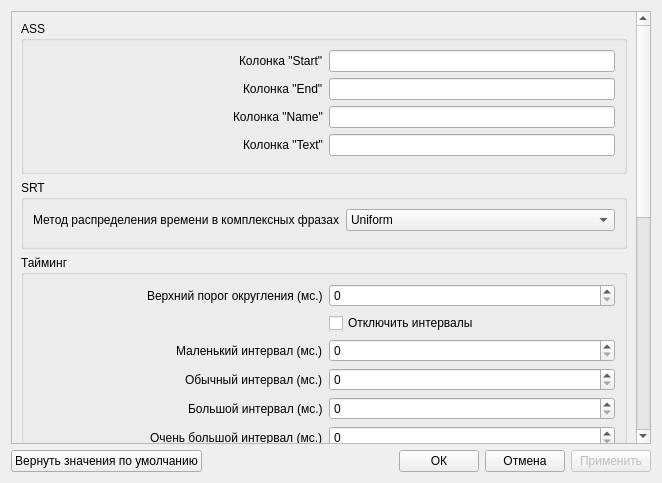
<?xml version="1.0" encoding="UTF-8"?>
<ui version="4.0">
 <class>Settings</class>
 <widget class="QDialog" name="Settings">
  <property name="geometry">
   <rect>
    <x>0</x>
    <y>0</y>
    <width>662</width>
    <height>483</height>
   </rect>
  </property>
  <property name="windowTitle">
   <string>Настройки</string>
  </property>
  <layout class="QVBoxLayout" name="verticalLayout">
   <item>
    <widget class="QScrollArea" name="scrollArea">
     <property name="widgetResizable">
      <bool>true</bool>
     </property>
     <widget class="QWidget" name="scrollAreaWidgetContents">
      <property name="geometry">
       <rect>
        <x>0</x>
        <y>0</y>
        <width>625</width>
        <height>824</height>
       </rect>
      </property>
      <layout class="QVBoxLayout" name="verticalLayout_2">
       <item>
        <widget class="QGroupBox" name="groupBox_ASS">
         <property name="title">
          <string>ASS</string>
         </property>
         <layout class="QFormLayout" name="formLayout">
          <property name="labelAlignment">
           <set>Qt::AlignRight|Qt::AlignTrailing|Qt::AlignVCenter</set>
          </property>
          <item row="0" column="0">
           <widget class="QLabel" name="label_ColumnStart">
            <property name="text">
             <string>Колонка &quot;Start&quot;</string>
            </property>
            <property name="alignment">
             <set>Qt::AlignLeading|Qt::AlignLeft|Qt::AlignVCenter</set>
            </property>
           </widget>
          </item>
          <item row="0" column="1">
           <widget class="QLineEdit" name="lineEdit_ColumnStart">
            <property name="sizePolicy">
             <sizepolicy hsizetype="Expanding" vsizetype="Fixed">
              <horstretch>0</horstretch>
              <verstretch>0</verstretch>
             </sizepolicy>
            </property>
           </widget>
          </item>
          <item row="1" column="0">
           <widget class="QLabel" name="label_ColumnEnd">
            <property name="text">
             <string>Колонка &quot;End&quot;</string>
            </property>
            <property name="alignment">
             <set>Qt::AlignLeading|Qt::AlignLeft|Qt::AlignVCenter</set>
            </property>
           </widget>
          </item>
          <item row="1" column="1">
           <widget class="QLineEdit" name="lineEdit_ColumnEnd">
            <property name="sizePolicy">
             <sizepolicy hsizetype="Expanding" vsizetype="Fixed">
              <horstretch>0</horstretch>
              <verstretch>0</verstretch>
             </sizepolicy>
            </property>
           </widget>
          </item>
          <item row="2" column="0">
           <widget class="QLabel" name="label_ColumnName">
            <property name="text">
             <string>Колонка &quot;Name&quot;</string>
            </property>
            <property name="alignment">
             <set>Qt::AlignLeading|Qt::AlignLeft|Qt::AlignVCenter</set>
            </property>
           </widget>
          </item>
          <item row="2" column="1">
           <widget class="QLineEdit" name="lineEdit_ColumnName">
            <property name="sizePolicy">
             <sizepolicy hsizetype="Expanding" vsizetype="Fixed">
              <horstretch>0</horstretch>
              <verstretch>0</verstretch>
             </sizepolicy>
            </property>
           </widget>
          </item>
          <item row="3" column="1">
           <widget class="QLineEdit" name="lineEdit_ColumnText">
            <property name="sizePolicy">
             <sizepolicy hsizetype="Expanding" vsizetype="Fixed">
              <horstretch>0</horstretch>
              <verstretch>0</verstretch>
             </sizepolicy>
            </property>
           </widget>
          </item>
          <item row="3" column="0">
           <widget class="QLabel" name="label_ColumnText">
            <property name="text">
             <string>Колонка &quot;Text&quot;</string>
            </property>
            <property name="alignment">
             <set>Qt::AlignLeading|Qt::AlignLeft|Qt::AlignVCenter</set>
            </property>
           </widget>
          </item>
          <item row="4" column="0">
           <spacer name="horizontalSpacer">
            <property name="orientation">
             <enum>Qt::Horizontal</enum>
            </property>
            <property name="sizeType">
             <enum>QSizePolicy::Fixed</enum>
            </property>
            <property name="sizeHint" stdset="0">
             <size>
              <width>290</width>
              <height>0</height>
             </size>
            </property>
           </spacer>
          </item>
         </layout>
        </widget>
       </item>
       <item>
        <widget class="QGroupBox" name="groupBox_SRT">
         <property name="title">
          <string>SRT</string>
         </property>
         <layout class="QFormLayout" name="formLayout_2">
          <property name="labelAlignment">
           <set>Qt::AlignRight|Qt::AlignTrailing|Qt::AlignVCenter</set>
          </property>
          <item row="0" column="0">
           <widget class="QLabel" name="label_Distribution">
            <property name="text">
             <string>Метод распределения времени в комплексных фразах</string>
            </property>
            <property name="alignment">
             <set>Qt::AlignLeading|Qt::AlignLeft|Qt::AlignVCenter</set>
            </property>
           </widget>
          </item>
          <item row="0" column="1">
           <widget class="QComboBox" name="comboBox_Distribution">
            <property name="sizePolicy">
             <sizepolicy hsizetype="Expanding" vsizetype="Fixed">
              <horstretch>0</horstretch>
              <verstretch>0</verstretch>
             </sizepolicy>
            </property>
            <item>
             <property name="text">
              <string>Uniform</string>
             </property>
            </item>
            <item>
             <property name="text">
              <string>Fair</string>
             </property>
            </item>
           </widget>
          </item>
          <item row="1" column="0">
           <spacer name="horizontalSpacer_2">
            <property name="orientation">
             <enum>Qt::Horizontal</enum>
            </property>
            <property name="sizeType">
             <enum>QSizePolicy::Fixed</enum>
            </property>
            <property name="sizeHint" stdset="0">
             <size>
              <width>290</width>
              <height>0</height>
             </size>
            </property>
           </spacer>
          </item>
         </layout>
        </widget>
       </item>
       <item>
        <widget class="QGroupBox" name="groupBox_Timing">
         <property name="title">
          <string>Тайминг</string>
         </property>
         <property name="flat">
          <bool>false</bool>
         </property>
         <property name="checkable">
          <bool>false</bool>
         </property>
         <layout class="QFormLayout" name="formLayout_3">
          <property name="labelAlignment">
           <set>Qt::AlignRight|Qt::AlignTrailing|Qt::AlignVCenter</set>
          </property>
          <item row="0" column="0">
           <widget class="QLabel" name="label_RoundValue">
            <property name="text">
             <string>Верхний порог округления (мс.)</string>
            </property>
            <property name="alignment">
             <set>Qt::AlignLeading|Qt::AlignLeft|Qt::AlignVCenter</set>
            </property>
           </widget>
          </item>
          <item row="0" column="1">
           <widget class="QSpinBox" name="spinBox_RoundValue">
            <property name="maximum">
             <number>600000</number>
            </property>
           </widget>
          </item>
          <item row="1" column="0">
           <spacer name="horizontalSpacer_DisableIntervals">
            <property name="orientation">
             <enum>Qt::Horizontal</enum>
            </property>
            <property name="sizeType">
             <enum>QSizePolicy::Fixed</enum>
            </property>
            <property name="sizeHint" stdset="0">
             <size>
              <width>290</width>
              <height>20</height>
             </size>
            </property>
           </spacer>
          </item>
          <item row="1" column="1">
           <widget class="QCheckBox" name="checkBox_DisableIntervals">
            <property name="sizePolicy">
             <sizepolicy hsizetype="Minimum" vsizetype="Fixed">
              <horstretch>0</horstretch>
              <verstretch>0</verstretch>
             </sizepolicy>
            </property>
            <property name="text">
             <string>Отключить интервалы</string>
            </property>
           </widget>
          </item>
          <item row="2" column="0">
           <widget class="QLabel" name="label_SmallInterval">
            <property name="text">
             <string>Маленький интервал (мс.)</string>
            </property>
            <property name="alignment">
             <set>Qt::AlignLeading|Qt::AlignLeft|Qt::AlignVCenter</set>
            </property>
           </widget>
          </item>
          <item row="2" column="1">
           <widget class="QSpinBox" name="spinBox_SmallInterval">
            <property name="maximum">
             <number>600000</number>
            </property>
           </widget>
          </item>
          <item row="3" column="0">
           <widget class="QLabel" name="label_NormalInterval">
            <property name="text">
             <string>Обычный интервал (мс.)</string>
            </property>
            <property name="alignment">
             <set>Qt::AlignLeading|Qt::AlignLeft|Qt::AlignVCenter</set>
            </property>
           </widget>
          </item>
          <item row="4" column="0">
           <widget class="QLabel" name="label_BigInterval">
            <property name="text">
             <string>Большой интервал (мс.)</string>
            </property>
            <property name="alignment">
             <set>Qt::AlignLeading|Qt::AlignLeft|Qt::AlignVCenter</set>
            </property>
           </widget>
          </item>
          <item row="5" column="0">
           <widget class="QLabel" name="label_VeryBigInterval">
            <property name="text">
             <string>Очень большой интервал (мс.)</string>
            </property>
            <property name="alignment">
             <set>Qt::AlignLeading|Qt::AlignLeft|Qt::AlignVCenter</set>
            </property>
           </widget>
          </item>
          <item row="6" column="0">
           <widget class="QLabel" name="label_VeryVeryBigInterval">
            <property name="text">
             <string>Слишком большой интервал (мс.)</string>
            </property>
            <property name="alignment">
             <set>Qt::AlignLeading|Qt::AlignLeft|Qt::AlignVCenter</set>
            </property>
           </widget>
          </item>
          <item row="3" column="1">
           <widget class="QSpinBox" name="spinBox_NormalInterval">
            <property name="maximum">
             <number>600000</number>
            </property>
           </widget>
          </item>
          <item row="4" column="1">
           <widget class="QSpinBox" name="spinBox_BigInterval">
            <property name="maximum">
             <number>600000</number>
            </property>
           </widget>
          </item>
          <item row="5" column="1">
           <widget class="QSpinBox" name="spinBox_VeryBigInterval">
            <property name="maximum">
             <number>600000</number>
            </property>
           </widget>
          </item>
          <item row="6" column="1">
           <widget class="QSpinBox" name="spinBox_VeryVeryBigInterval">
            <property name="maximum">
             <number>600000</number>
            </property>
           </widget>
          </item>
         </layout>
        </widget>
       </item>
       <item>
        <widget class="QGroupBox" name="groupBox_DocumentStyle">
         <property name="title">
          <string>Стиль документа</string>
         </property>
         <layout class="QVBoxLayout" name="verticalLayout_3">
          <property name="spacing">
           <number>0</number>
          </property>
          <item>
           <widget class="QStackedWidget" name="stackedWidget">
            <property name="currentIndex">
             <number>2</number>
            </property>
            <widget class="QWidget" name="page">
             <layout class="QHBoxLayout" name="horizontalLayout_2">
              <item>
               <widget class="QGroupBox" name="groupBox">
                <property name="title">
                 <string>1. Главное</string>
                </property>
                <layout class="QFormLayout" name="formLayout_5">
                 <property name="labelAlignment">
                  <set>Qt::AlignRight|Qt::AlignTrailing|Qt::AlignVCenter</set>
                 </property>
                 <item row="0" column="0">
                  <widget class="QLabel" name="label_StyleFont">
                   <property name="text">
                    <string>Гарнитура</string>
                   </property>
                   <property name="alignment">
                    <set>Qt::AlignLeading|Qt::AlignLeft|Qt::AlignVCenter</set>
                   </property>
                  </widget>
                 </item>
                 <item row="0" column="1">
                  <widget class="QLineEdit" name="lineEdit_StyleFont"/>
                 </item>
                 <item row="1" column="0">
                  <widget class="QLabel" name="label_StyleSize">
                   <property name="text">
                    <string>Кегль</string>
                   </property>
                   <property name="alignment">
                    <set>Qt::AlignLeading|Qt::AlignLeft|Qt::AlignVCenter</set>
                   </property>
                  </widget>
                 </item>
                 <item row="1" column="1">
                  <widget class="QDoubleSpinBox" name="doubleSpinBox_StyleSize">
                   <property name="sizePolicy">
                    <sizepolicy hsizetype="Expanding" vsizetype="Fixed">
                     <horstretch>0</horstretch>
                     <verstretch>0</verstretch>
                    </sizepolicy>
                   </property>
                  </widget>
                 </item>
                 <item row="2" column="1">
                  <widget class="ColoredPushButton" name="coloredPushButton_StyleColor">
                   <property name="text">
                    <string/>
                   </property>
                  </widget>
                 </item>
                 <item row="3" column="0">
                  <widget class="QLabel" name="label_StyleColorBack">
                   <property name="text">
                    <string>Цвет подсветки</string>
                   </property>
                  </widget>
                 </item>
                 <item row="4" column="1">
                  <widget class="QCheckBox" name="checkBox_StyleBold">
                   <property name="text">
                    <string>Жирный</string>
                   </property>
                  </widget>
                 </item>
                 <item row="5" column="1">
                  <widget class="QCheckBox" name="checkBox_StyleItalic">
                   <property name="text">
                    <string>Курсив</string>
                   </property>
                  </widget>
                 </item>
                 <item row="6" column="1">
                  <widget class="QCheckBox" name="checkBox_StyleUnderline">
                   <property name="text">
                    <string>Подчеркивание</string>
                   </property>
                  </widget>
                 </item>
                 <item row="2" column="0">
                  <widget class="QLabel" name="label_StyleColor">
                   <property name="text">
                    <string>Цвет шрифта</string>
                   </property>
                  </widget>
                 </item>
                 <item row="5" column="0">
                  <spacer name="horizontalSpacer_5">
                   <property name="orientation">
                    <enum>Qt::Horizontal</enum>
                   </property>
                   <property name="sizeHint" stdset="0">
                    <size>
                     <width>272</width>
                     <height>20</height>
                    </size>
                   </property>
                  </spacer>
                 </item>
                 <item row="3" column="1">
                  <widget class="ColorListEditor" name="comboBox_StyleColorBack"/>
                 </item>
                </layout>
               </widget>
              </item>
             </layout>
            </widget>
            <widget class="QWidget" name="page_2">
             <layout class="QHBoxLayout" name="horizontalLayout_3">
              <item>
               <widget class="QGroupBox" name="groupBox_2">
                <property name="title">
                 <string>2. Нумерация</string>
                </property>
                <layout class="QFormLayout" name="formLayout_8">
                 <property name="labelAlignment">
                  <set>Qt::AlignRight|Qt::AlignTrailing|Qt::AlignVCenter</set>
                 </property>
                 <item row="0" column="0">
                  <widget class="QLabel" name="label_StyleFont_2">
                   <property name="text">
                    <string>Гарнитура</string>
                   </property>
                   <property name="alignment">
                    <set>Qt::AlignLeading|Qt::AlignLeft|Qt::AlignVCenter</set>
                   </property>
                  </widget>
                 </item>
                 <item row="0" column="1">
                  <widget class="QLineEdit" name="lineEdit_StyleFont_2"/>
                 </item>
                 <item row="1" column="0">
                  <widget class="QLabel" name="label_StyleSize_2">
                   <property name="text">
                    <string>Кегль</string>
                   </property>
                   <property name="alignment">
                    <set>Qt::AlignLeading|Qt::AlignLeft|Qt::AlignVCenter</set>
                   </property>
                  </widget>
                 </item>
                 <item row="1" column="1">
                  <widget class="QDoubleSpinBox" name="doubleSpinBox_StyleSize_2">
                   <property name="sizePolicy">
                    <sizepolicy hsizetype="Expanding" vsizetype="Fixed">
                     <horstretch>0</horstretch>
                     <verstretch>0</verstretch>
                    </sizepolicy>
                   </property>
                  </widget>
                 </item>
                 <item row="2" column="0">
                  <widget class="QLabel" name="label_StyleColor_2">
                   <property name="text">
                    <string>Цвет шрифта</string>
                   </property>
                  </widget>
                 </item>
                 <item row="2" column="1">
                  <widget class="ColoredPushButton" name="coloredPushButton_StyleColor_2">
                   <property name="text">
                    <string/>
                   </property>
                  </widget>
                 </item>
                 <item row="3" column="0">
                  <widget class="QLabel" name="label_StyleColorBack_2">
                   <property name="text">
                    <string>Цвет подсветки</string>
                   </property>
                  </widget>
                 </item>
                 <item row="4" column="1">
                  <widget class="QCheckBox" name="checkBox_StyleBold_2">
                   <property name="text">
                    <string>Жирный</string>
                   </property>
                  </widget>
                 </item>
                 <item row="5" column="0">
                  <spacer name="horizontalSpacer_8">
                   <property name="orientation">
                    <enum>Qt::Horizontal</enum>
                   </property>
                   <property name="sizeHint" stdset="0">
                    <size>
                     <width>272</width>
                     <height>20</height>
                    </size>
                   </property>
                  </spacer>
                 </item>
                 <item row="5" column="1">
                  <widget class="QCheckBox" name="checkBox_StyleItalic_2">
                   <property name="text">
                    <string>Курсив</string>
                   </property>
                  </widget>
                 </item>
                 <item row="6" column="1">
                  <widget class="QCheckBox" name="checkBox_StyleUnderline_2">
                   <property name="text">
                    <string>Подчеркивание</string>
                   </property>
                  </widget>
                 </item>
                 <item row="3" column="1">
                  <widget class="ColorListEditor" name="comboBox_StyleColorBack_2"/>
                 </item>
                </layout>
               </widget>
              </item>
             </layout>
            </widget>
            <widget class="QWidget" name="page_6">
             <layout class="QHBoxLayout" name="horizontalLayout_4">
              <item>
               <widget class="QGroupBox" name="groupBox_3">
                <property name="title">
                 <string>3. Выделенные фразы в индивидуальном документе</string>
                </property>
                <layout class="QFormLayout" name="formLayout_7">
                 <property name="labelAlignment">
                  <set>Qt::AlignRight|Qt::AlignTrailing|Qt::AlignVCenter</set>
                 </property>
                 <item row="0" column="0">
                  <widget class="QLabel" name="label_StyleFont_3">
                   <property name="text">
                    <string>Гарнитура</string>
                   </property>
                   <property name="alignment">
                    <set>Qt::AlignLeading|Qt::AlignLeft|Qt::AlignVCenter</set>
                   </property>
                  </widget>
                 </item>
                 <item row="0" column="1">
                  <widget class="QLineEdit" name="lineEdit_StyleFont_3"/>
                 </item>
                 <item row="1" column="0">
                  <widget class="QLabel" name="label_StyleSize_3">
                   <property name="text">
                    <string>Кегль</string>
                   </property>
                   <property name="alignment">
                    <set>Qt::AlignLeading|Qt::AlignLeft|Qt::AlignVCenter</set>
                   </property>
                  </widget>
                 </item>
                 <item row="1" column="1">
                  <widget class="QDoubleSpinBox" name="doubleSpinBox_StyleSize_3">
                   <property name="sizePolicy">
                    <sizepolicy hsizetype="Expanding" vsizetype="Fixed">
                     <horstretch>0</horstretch>
                     <verstretch>0</verstretch>
                    </sizepolicy>
                   </property>
                  </widget>
                 </item>
                 <item row="2" column="1">
                  <widget class="ColoredPushButton" name="coloredPushButton_StyleColor_3">
                   <property name="text">
                    <string/>
                   </property>
                  </widget>
                 </item>
                 <item row="3" column="0">
                  <widget class="QLabel" name="label_StyleColorBack_3">
                   <property name="text">
                    <string>Цвет подсветки</string>
                   </property>
                  </widget>
                 </item>
                 <item row="4" column="1">
                  <widget class="QCheckBox" name="checkBox_StyleBold_3">
                   <property name="text">
                    <string>Жирный</string>
                   </property>
                  </widget>
                 </item>
                 <item row="5" column="0">
                  <spacer name="horizontalSpacer_9">
                   <property name="orientation">
                    <enum>Qt::Horizontal</enum>
                   </property>
                   <property name="sizeHint" stdset="0">
                    <size>
                     <width>272</width>
                     <height>20</height>
                    </size>
                   </property>
                  </spacer>
                 </item>
                 <item row="5" column="1">
                  <widget class="QCheckBox" name="checkBox_StyleItalic_3">
                   <property name="text">
                    <string>Курсив</string>
                   </property>
                  </widget>
                 </item>
                 <item row="6" column="1">
                  <widget class="QCheckBox" name="checkBox_StyleUnderline_3">
                   <property name="text">
                    <string>Подчеркивание</string>
                   </property>
                  </widget>
                 </item>
                 <item row="2" column="0">
                  <widget class="QLabel" name="label_StyleColor_3">
                   <property name="text">
                    <string>Цвет шрифта</string>
                   </property>
                  </widget>
                 </item>
                 <item row="3" column="1">
                  <widget class="ColorListEditor" name="comboBox_StyleColorBack_3"/>
                 </item>
                </layout>
               </widget>
              </item>
             </layout>
            </widget>
           </widget>
          </item>
          <item>
           <layout class="QHBoxLayout" name="horizontalLayout_5">
            <property name="spacing">
             <number>0</number>
            </property>
            <item>
             <spacer name="horizontalSpacer_7">
              <property name="orientation">
               <enum>Qt::Horizontal</enum>
              </property>
              <property name="sizeHint" stdset="0">
               <size>
                <width>40</width>
                <height>20</height>
               </size>
              </property>
             </spacer>
            </item>
            <item>
             <widget class="QToolButton" name="toolButton_stackedWidgetPrev">
              <property name="text">
               <string>&lt;&lt;</string>
              </property>
              <property name="checkable">
               <bool>false</bool>
              </property>
              <property name="toolButtonStyle">
               <enum>Qt::ToolButtonTextOnly</enum>
              </property>
             </widget>
            </item>
            <item>
             <widget class="QToolButton" name="toolButton_stackedWidgetNext">
              <property name="text">
               <string>&gt;&gt;</string>
              </property>
              <property name="toolButtonStyle">
               <enum>Qt::ToolButtonTextOnly</enum>
              </property>
             </widget>
            </item>
           </layout>
          </item>
          <item>
           <layout class="QFormLayout" name="formLayout_6">
            <property name="labelAlignment">
             <set>Qt::AlignRight|Qt::AlignTrailing|Qt::AlignVCenter</set>
            </property>
            <item row="0" column="0">
             <spacer name="horizontalSpacer_DisableTags">
              <property name="orientation">
               <enum>Qt::Horizontal</enum>
              </property>
              <property name="sizeType">
               <enum>QSizePolicy::Fixed</enum>
              </property>
              <property name="sizeHint" stdset="0">
               <size>
                <width>295</width>
                <height>20</height>
               </size>
              </property>
             </spacer>
            </item>
            <item row="0" column="1">
             <widget class="QCheckBox" name="checkBox_DisableTags">
              <property name="text">
               <string>Отключить тэги</string>
              </property>
             </widget>
            </item>
            <item row="1" column="1">
             <widget class="QCheckBox" name="checkBox_DisableCounter">
              <property name="text">
               <string>Отключить подсчет строк</string>
              </property>
             </widget>
            </item>
           </layout>
          </item>
         </layout>
        </widget>
       </item>
       <item>
        <widget class="QGroupBox" name="groupBox_Additional">
         <property name="title">
          <string>Дополнительно</string>
         </property>
         <layout class="QFormLayout" name="formLayout_4">
          <property name="labelAlignment">
           <set>Qt::AlignRight|Qt::AlignTrailing|Qt::AlignVCenter</set>
          </property>
          <item row="0" column="0">
           <spacer name="horizontalSpacer_ExtSound">
            <property name="orientation">
             <enum>Qt::Horizontal</enum>
            </property>
            <property name="sizeType">
             <enum>QSizePolicy::Fixed</enum>
            </property>
            <property name="sizeHint" stdset="0">
             <size>
              <width>290</width>
              <height>20</height>
             </size>
            </property>
           </spacer>
          </item>
          <item row="0" column="1">
           <widget class="QCheckBox" name="checkBox_ExtSound">
            <property name="text">
             <string>Включить расширенную звуковую тему</string>
            </property>
           </widget>
          </item>
         </layout>
        </widget>
       </item>
      </layout>
     </widget>
    </widget>
   </item>
   <item>
    <layout class="QHBoxLayout" name="horizontalLayout">
     <item>
      <widget class="QPushButton" name="pushButton_SetDefault">
       <property name="text">
        <string>Вернуть значения по умолчанию</string>
       </property>
      </widget>
     </item>
     <item>
      <spacer name="horizontalSpacer_6">
       <property name="orientation">
        <enum>Qt::Horizontal</enum>
       </property>
       <property name="sizeHint" stdset="0">
        <size>
         <width>40</width>
         <height>20</height>
        </size>
       </property>
      </spacer>
     </item>
     <item>
      <widget class="QPushButton" name="pushButton_OK">
       <property name="enabled">
        <bool>true</bool>
       </property>
       <property name="text">
        <string>ОК</string>
       </property>
       <property name="checkable">
        <bool>false</bool>
       </property>
      </widget>
     </item>
     <item>
      <widget class="QPushButton" name="pushButton_Cancel">
       <property name="text">
        <string>Отмена</string>
       </property>
      </widget>
     </item>
     <item>
      <widget class="QPushButton" name="pushButton_Apply">
       <property name="enabled">
        <bool>false</bool>
       </property>
       <property name="text">
        <string>Применить</string>
       </property>
      </widget>
     </item>
    </layout>
   </item>
  </layout>
 </widget>
 <customwidgets>
  <customwidget>
   <class>ColoredPushButton</class>
   <extends>QPushButton</extends>
   <header>coloredpushbutton.h</header>
  </customwidget>
  <customwidget>
   <class>ColorListEditor</class>
   <extends>QComboBox</extends>
   <header>colorlisteditor.h</header>
  </customwidget>
 </customwidgets>
 <resources/>
 <connections/>
</ui>
